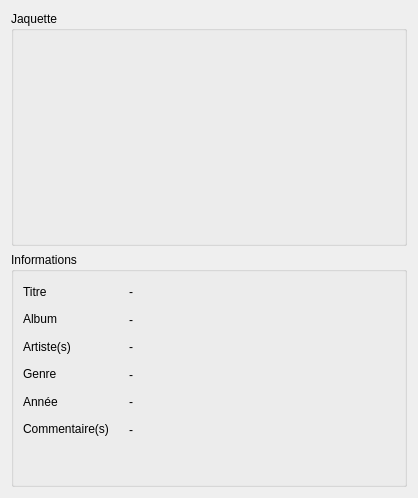
<?xml version="1.0" encoding="UTF-8"?>
<ui version="4.0">
 <class>MetaExplorer</class>
 <widget class="QWidget" name="MetaExplorer">
  <property name="geometry">
   <rect>
    <x>0</x>
    <y>0</y>
    <width>418</width>
    <height>498</height>
   </rect>
  </property>
  <layout class="QHBoxLayout" name="horizontalLayout_2">
   <item>
    <layout class="QVBoxLayout" name="meta_explorer_layout">
     <item>
      <widget class="QGroupBox" name="meta_cover_group">
       <property name="toolTip">
        <string>Jaquette de l'album</string>
       </property>
       <property name="title">
        <string>Jaquette</string>
       </property>
       <layout class="QHBoxLayout" name="horizontalLayout_10">
        <item>
         <widget class="QLabel" name="meta_info_cover">
          <property name="minimumSize">
           <size>
            <width>370</width>
            <height>194</height>
           </size>
          </property>
          <property name="toolTip">
           <string>Jaquette de l'album</string>
          </property>
          <property name="text">
           <string/>
          </property>
          <property name="textFormat">
           <enum>Qt::PlainText</enum>
          </property>
          <property name="pixmap">
           <pixmap resource="icons/icons.qrc">:/cover/img_missing.png</pixmap>
          </property>
          <property name="alignment">
           <set>Qt::AlignCenter</set>
          </property>
         </widget>
        </item>
       </layout>
      </widget>
     </item>
     <item>
      <widget class="QGroupBox" name="meta_info_group">
       <property name="toolTip">
        <string>Informations sur le morceau en cours</string>
       </property>
       <property name="title">
        <string>Informations</string>
       </property>
       <layout class="QHBoxLayout" name="horizontalLayout_16">
        <item>
         <layout class="QVBoxLayout" name="meta_info_fields_layout">
          <item>
           <layout class="QHBoxLayout" name="meta_info_title_layout">
            <item>
             <widget class="QLabel" name="label_title">
              <property name="minimumSize">
               <size>
                <width>100</width>
                <height>16</height>
               </size>
              </property>
              <property name="maximumSize">
               <size>
                <width>100</width>
                <height>16</height>
               </size>
              </property>
              <property name="toolTip">
               <string>Titre</string>
              </property>
              <property name="text">
               <string>Titre</string>
              </property>
              <property name="textFormat">
               <enum>Qt::PlainText</enum>
              </property>
             </widget>
            </item>
            <item>
             <widget class="QLabel" name="meta_info_title">
              <property name="toolTip">
               <string>Titre</string>
              </property>
              <property name="text">
               <string>-</string>
              </property>
              <property name="textFormat">
               <enum>Qt::PlainText</enum>
              </property>
             </widget>
            </item>
           </layout>
          </item>
          <item>
           <layout class="QHBoxLayout" name="meta_info_album_layout">
            <item>
             <widget class="QLabel" name="label_album">
              <property name="minimumSize">
               <size>
                <width>100</width>
                <height>16</height>
               </size>
              </property>
              <property name="maximumSize">
               <size>
                <width>100</width>
                <height>16</height>
               </size>
              </property>
              <property name="toolTip">
               <string>Album</string>
              </property>
              <property name="text">
               <string>Album</string>
              </property>
              <property name="textFormat">
               <enum>Qt::PlainText</enum>
              </property>
             </widget>
            </item>
            <item>
             <widget class="QLabel" name="meta_info_album">
              <property name="toolTip">
               <string>Album</string>
              </property>
              <property name="text">
               <string>-</string>
              </property>
              <property name="textFormat">
               <enum>Qt::PlainText</enum>
              </property>
             </widget>
            </item>
           </layout>
          </item>
          <item>
           <layout class="QHBoxLayout" name="meta_info_author_layout">
            <item>
             <widget class="QLabel" name="label_author">
              <property name="minimumSize">
               <size>
                <width>100</width>
                <height>16</height>
               </size>
              </property>
              <property name="maximumSize">
               <size>
                <width>100</width>
                <height>16</height>
               </size>
              </property>
              <property name="toolTip">
               <string>Artiste(s)</string>
              </property>
              <property name="text">
               <string>Artiste(s)</string>
              </property>
              <property name="textFormat">
               <enum>Qt::PlainText</enum>
              </property>
             </widget>
            </item>
            <item>
             <widget class="QLabel" name="meta_info_author">
              <property name="toolTip">
               <string>Artiste(s)</string>
              </property>
              <property name="text">
               <string>-</string>
              </property>
              <property name="textFormat">
               <enum>Qt::PlainText</enum>
              </property>
             </widget>
            </item>
           </layout>
          </item>
          <item>
           <layout class="QHBoxLayout" name="meta_info_type_layout">
            <item>
             <widget class="QLabel" name="label_type">
              <property name="minimumSize">
               <size>
                <width>100</width>
                <height>16</height>
               </size>
              </property>
              <property name="maximumSize">
               <size>
                <width>100</width>
                <height>16</height>
               </size>
              </property>
              <property name="toolTip">
               <string>Genre musicale</string>
              </property>
              <property name="text">
               <string>Genre</string>
              </property>
              <property name="textFormat">
               <enum>Qt::PlainText</enum>
              </property>
             </widget>
            </item>
            <item>
             <widget class="QLabel" name="meta_info_type">
              <property name="toolTip">
               <string>Genre musicale</string>
              </property>
              <property name="text">
               <string>-</string>
              </property>
              <property name="textFormat">
               <enum>Qt::PlainText</enum>
              </property>
             </widget>
            </item>
           </layout>
          </item>
          <item>
           <layout class="QHBoxLayout" name="meta_info_year_layout">
            <item>
             <widget class="QLabel" name="label_year">
              <property name="minimumSize">
               <size>
                <width>100</width>
                <height>16</height>
               </size>
              </property>
              <property name="maximumSize">
               <size>
                <width>100</width>
                <height>16</height>
               </size>
              </property>
              <property name="toolTip">
               <string>Année de production</string>
              </property>
              <property name="text">
               <string>Année</string>
              </property>
              <property name="textFormat">
               <enum>Qt::PlainText</enum>
              </property>
             </widget>
            </item>
            <item>
             <widget class="QLabel" name="meta_info_year">
              <property name="toolTip">
               <string>Année de production</string>
              </property>
              <property name="text">
               <string>-</string>
              </property>
              <property name="textFormat">
               <enum>Qt::PlainText</enum>
              </property>
             </widget>
            </item>
           </layout>
          </item>
          <item>
           <layout class="QHBoxLayout" name="meta_info_comment_layout">
            <item>
             <widget class="QLabel" name="label_comment">
              <property name="minimumSize">
               <size>
                <width>100</width>
                <height>16</height>
               </size>
              </property>
              <property name="maximumSize">
               <size>
                <width>100</width>
                <height>16</height>
               </size>
              </property>
              <property name="toolTip">
               <string>Commentaire(s)</string>
              </property>
              <property name="text">
               <string>Commentaire(s)</string>
              </property>
              <property name="textFormat">
               <enum>Qt::PlainText</enum>
              </property>
             </widget>
            </item>
            <item>
             <widget class="QLabel" name="meta_info_comment">
              <property name="toolTip">
               <string>Commentaire(s)</string>
              </property>
              <property name="text">
               <string>-</string>
              </property>
              <property name="textFormat">
               <enum>Qt::PlainText</enum>
              </property>
             </widget>
            </item>
           </layout>
          </item>
          <item>
           <layout class="QHBoxLayout" name="file_info_layout">
            <item>
             <spacer name="horizontal_spacer">
              <property name="orientation">
               <enum>Qt::Horizontal</enum>
              </property>
              <property name="sizeHint" stdset="0">
               <size>
                <width>40</width>
                <height>20</height>
               </size>
              </property>
             </spacer>
            </item>
            <item>
             <widget class="QPushButton" name="meta_file_info">
              <property name="minimumSize">
               <size>
                <width>33</width>
                <height>29</height>
               </size>
              </property>
              <property name="maximumSize">
               <size>
                <width>33</width>
                <height>29</height>
               </size>
              </property>
              <property name="toolTip">
               <string>Informations sur le fichier audio</string>
              </property>
              <property name="text">
               <string/>
              </property>
              <property name="icon">
               <iconset resource="icons/icons.qrc">
                <normaloff>:/sound/audio.png</normaloff>:/sound/audio.png</iconset>
              </property>
              <property name="flat">
               <bool>true</bool>
              </property>
             </widget>
            </item>
           </layout>
          </item>
         </layout>
        </item>
       </layout>
      </widget>
     </item>
    </layout>
   </item>
  </layout>
 </widget>
 <resources>
  <include location="icons/icons.qrc"/>
 </resources>
 <connections/>
</ui>
